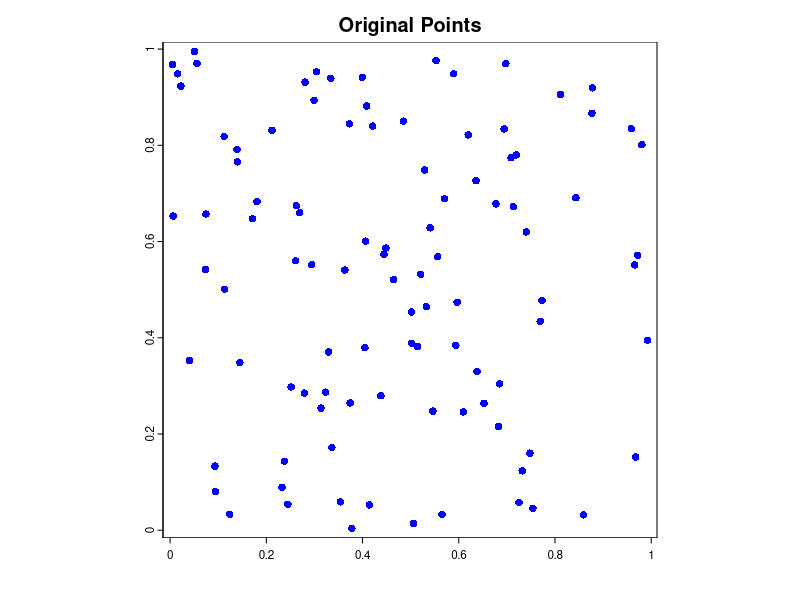
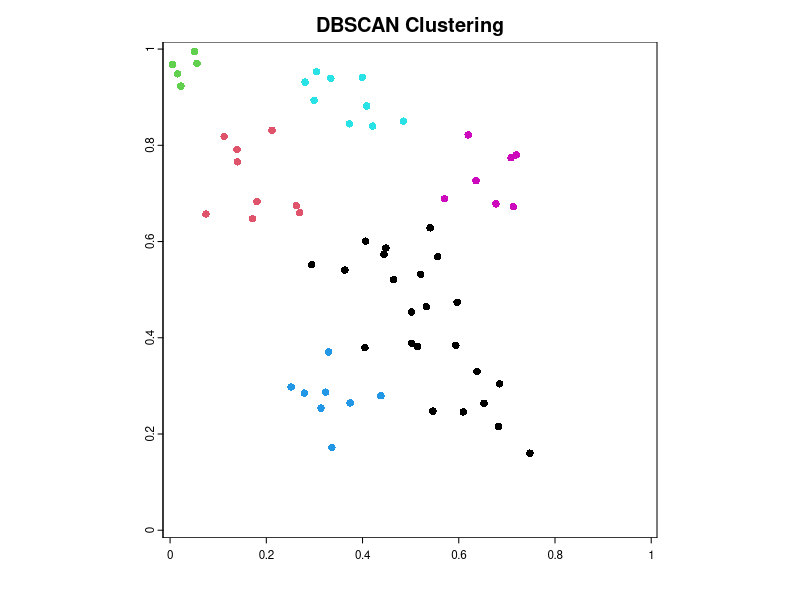

Recreate these plots in R, in order.
# Install and load required packages
if (!requireNamespace("terra", quietly = TRUE)) {
  install.packages("terra")
}

if (!requireNamespace("fpc", quietly = TRUE)) {
  install.packages("fpc")
}

library(terra)
library(fpc)

# Create a simple example SpatVector
coords <- cbind(runif(100), runif(100))
pts <- vect(coords)
crs(pts) <- "+proj=longlat +datum=WGS84"

# Plot the original points
plot(pts, col = "blue", main = "Original Points")

# Extract coordinates
coordinates <- crds(pts)

# Use DBSCAN to cluster points
dbscan_result <- dbscan(coordinates, eps = 0.1, MinPts = 5)

# Assign cluster labels to the original SpatVector
pts$cluster <- dbscan_result$cluster

# Plot the clustered points
plot(pts, col = pts$cluster, main = "DBSCAN Clustering")

# Display cluster information
cat("Number of clusters:", length(unique(dbscan_result$cluster)), "\n")
